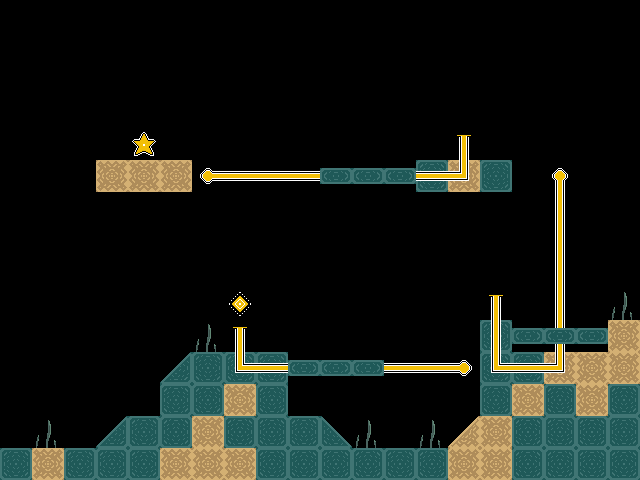

A level layout from a 2D game, rendered from its tile map. Below: a short description, then the map file with its tile-grid data intact:
An orthogonal 20x15 tile map with 32x32 px tiles, 8 tile layers (Background, Ground, Platform, Walls, ...).

<map version="1.10" tiledversion="1.11.0" orientation="orthogonal" renderorder="right-down" width="20" height="15" tilewidth="32" tileheight="32" infinite="0" nextlayerid="11" nextobjectid="1">
 <tileset firstgid="1" source="../Tilesets/stargame_tilesets-Sheet.tsx" />
 <layer id="10" name="Background" width="20" height="15">
  <data encoding="csv">
0,0,0,0,0,0,0,0,0,0,0,0,0,0,0,0,0,0,0,0,
0,0,0,0,0,0,0,0,0,0,0,0,0,0,0,0,0,0,0,0,
0,0,0,0,0,0,0,0,0,0,0,0,0,0,0,0,0,0,0,0,
0,0,0,0,0,0,0,0,0,0,0,0,0,0,0,0,0,0,0,0,
0,0,0,0,0,0,0,0,0,0,0,0,0,0,0,0,0,0,0,0,
0,0,0,0,0,0,0,0,0,0,0,0,0,0,0,0,0,0,0,0,
0,0,0,0,0,0,0,0,0,0,0,0,0,0,0,0,0,0,0,0,
0,0,0,0,0,0,0,0,0,0,0,0,0,0,0,0,0,0,0,0,
0,0,0,0,0,0,0,0,0,0,0,0,0,0,0,0,0,0,0,0,
0,0,0,0,0,0,0,0,0,0,0,0,0,0,0,0,0,0,0,21,
0,0,0,0,0,0,21,0,0,0,0,0,0,0,0,0,0,0,0,0,
0,0,0,0,0,0,0,0,0,0,0,0,0,0,0,0,0,0,0,0,
0,0,0,0,0,0,0,0,0,0,0,0,0,0,0,0,0,0,0,0,
0,21,0,0,0,0,0,0,0,0,0,21,0,21,0,0,0,0,0,0,
0,0,0,0,0,0,0,0,0,0,0,0,0,0,0,0,0,0,0,0
</data>
 </layer>
 <layer id="2" name="Ground" width="20" height="15">
  <data encoding="csv">
0,0,0,0,0,0,0,0,0,0,0,0,0,0,0,0,0,0,0,0,
0,0,0,0,0,0,0,0,0,0,0,0,0,0,0,0,0,0,0,0,
0,0,0,0,0,0,0,0,0,0,0,0,0,0,0,0,0,0,0,0,
0,0,0,0,0,0,0,0,0,0,0,0,0,0,0,0,0,0,0,0,
0,0,0,0,0,0,0,0,0,0,0,0,0,0,0,0,0,0,0,0,
0,0,0,9,9,9,0,0,0,0,0,0,0,10,9,10,0,0,0,0,
0,0,0,0,0,0,0,0,0,0,0,0,0,0,0,0,0,0,0,0,
0,0,0,0,0,0,0,0,0,0,0,0,0,0,0,0,0,0,0,0,
0,0,0,0,0,0,0,0,0,0,0,0,0,0,0,0,0,0,0,0,
0,0,0,0,0,0,0,0,0,0,0,0,0,0,0,0,0,0,0,0,
0,0,0,0,0,0,0,0,0,0,0,0,0,0,0,10,0,0,0,9,
0,0,0,0,0,1610612741,10,10,10,0,0,0,0,0,0,10,10,9,9,9,
0,0,0,0,0,10,10,9,10,0,0,0,0,0,0,10,9,10,9,10,
0,0,0,1610612741,10,10,9,10,10,10,5,0,0,0,1610612740,9,10,10,10,10,
10,9,10,10,10,9,9,9,10,10,10,10,10,10,9,9,10,10,10,10
</data>
 </layer>
 <layer id="3" name="Platform" width="20" height="15">
  <data encoding="csv">
0,0,0,0,0,0,0,0,0,0,0,0,0,0,0,0,0,0,0,0,
0,0,0,0,0,0,0,0,0,0,0,0,0,0,0,0,0,0,0,0,
0,0,0,0,0,0,0,0,0,0,0,0,0,0,0,0,0,0,0,0,
0,0,0,0,0,0,0,0,0,0,0,0,0,0,0,0,0,0,0,0,
0,0,0,0,0,0,0,0,0,0,0,0,0,0,0,0,0,0,0,0,
0,0,0,0,0,0,0,0,0,0,0,0,0,0,0,0,0,0,0,0,
0,0,0,0,0,0,0,0,0,0,0,0,0,0,0,0,0,0,0,0,
0,0,0,0,0,0,0,0,0,0,0,0,0,0,0,0,0,0,0,0,
0,0,0,0,0,0,0,0,0,0,0,0,0,0,0,0,0,0,0,0,
0,0,0,0,0,0,0,0,0,0,0,0,0,0,0,0,0,0,0,0,
0,0,0,0,0,0,0,0,0,0,0,0,0,0,0,0,0,0,0,0,
0,0,0,0,0,0,0,0,0,0,0,0,0,0,0,0,0,0,0,0,
0,0,0,0,0,0,0,0,0,0,0,0,0,0,0,0,0,0,0,0,
0,0,0,0,0,0,0,0,0,0,0,0,0,0,0,0,0,0,0,0,
0,0,0,0,0,0,0,0,0,0,0,0,0,0,0,0,0,0,0,0
</data>
 </layer>
 <layer id="4" name="Walls" width="20" height="15">
  <data encoding="csv">
0,0,0,0,0,0,0,0,0,0,0,0,0,0,0,0,0,0,0,0,
0,0,0,0,0,0,0,0,0,0,0,0,0,0,0,0,0,0,0,0,
0,0,0,0,0,0,0,0,0,0,0,0,0,0,0,0,0,0,0,0,
0,0,0,0,0,0,0,0,0,0,0,0,0,0,0,0,0,0,0,0,
0,0,0,0,0,0,0,0,0,0,0,0,0,0,0,0,0,0,0,0,
0,0,0,0,0,0,0,0,0,0,0,0,0,0,0,0,0,0,0,0,
0,0,0,0,0,0,0,0,0,0,0,0,0,0,0,0,0,0,0,0,
0,0,0,0,0,0,0,0,0,0,0,0,0,0,0,0,0,0,0,0,
0,0,0,0,0,0,0,0,0,0,0,0,0,0,0,0,0,0,0,0,
0,0,0,0,0,0,0,0,0,0,0,0,0,0,0,0,0,0,0,0,
0,0,0,0,0,0,0,0,0,0,0,0,0,0,0,0,0,0,0,0,
0,0,0,0,0,0,0,0,0,0,0,0,0,0,0,0,0,0,0,0,
0,0,0,0,0,0,0,0,0,0,0,0,0,0,0,0,0,0,0,0,
0,0,0,0,0,0,0,0,0,0,0,0,0,0,0,0,0,0,0,0,
0,0,0,0,0,0,0,0,0,0,0,0,0,0,0,0,0,0,0,0
</data>
 </layer>
 <layer id="5" name="Wire1" width="20" height="15">
  <data encoding="csv">
0,0,0,0,0,0,0,0,0,0,0,0,0,0,0,0,0,0,0,0,
0,0,0,0,0,0,0,0,0,0,0,0,0,0,0,0,0,0,0,0,
0,0,0,0,0,0,0,0,0,0,0,0,0,0,0,0,0,0,0,0,
0,0,0,0,0,0,0,0,0,0,0,0,0,0,0,0,0,0,0,0,
0,0,0,0,0,0,0,0,0,0,0,0,0,0,0,0,0,0,0,0,
0,0,0,0,0,0,1610612752,1610612753,1610612753,1610612753,1610612753,1610612753,1610612753,1610612753,3221225491,0,0,16,0,0,
0,0,0,0,0,0,0,0,0,0,0,0,0,0,0,0,0,17,0,0,
0,0,0,0,0,0,0,0,0,0,0,0,0,0,0,0,0,17,0,0,
0,0,0,0,0,0,0,0,0,0,0,0,0,0,0,0,0,17,0,0,
0,0,0,0,0,0,0,0,0,0,0,0,0,0,0,0,0,17,0,0,
0,0,0,0,0,0,0,0,0,0,0,0,0,0,0,17,0,17,0,0,
0,0,0,0,0,0,0,1610612755,1610612753,1610612753,1610612753,1610612753,1610612753,1610612753,2684354576,1610612755,1610612753,3221225491,0,0,
0,0,0,0,0,0,0,0,0,0,0,0,0,0,0,0,0,0,0,0,
0,0,0,0,0,0,0,0,0,0,0,0,0,0,0,0,0,0,0,0,
0,0,0,0,0,0,0,0,0,0,0,0,0,0,0,0,0,0,0,0
</data>
 </layer>
 <layer id="6" name="Foreground" width="20" height="15">
  <data encoding="csv">
0,0,0,0,0,0,0,0,0,0,0,0,0,0,0,0,0,0,0,0,
0,0,0,0,0,0,0,0,0,0,0,0,0,0,0,0,0,0,0,0,
0,0,0,0,0,0,0,0,0,0,0,0,0,0,0,0,0,0,0,0,
0,0,0,0,0,0,0,0,0,0,0,0,0,0,0,0,0,0,0,0,
0,0,0,0,0,0,0,0,0,0,0,0,0,0,0,0,0,0,0,0,
0,0,0,0,0,0,0,0,0,0,0,0,0,0,0,0,0,0,0,0,
0,0,0,0,0,0,0,0,0,0,0,0,0,0,0,0,0,0,0,0,
0,0,0,0,0,0,0,0,0,0,0,0,0,0,0,0,0,0,0,0,
0,0,0,0,0,0,0,0,0,0,0,0,0,0,0,0,0,0,0,0,
0,0,0,0,0,0,0,0,0,0,0,0,0,0,0,0,0,0,0,0,
0,0,0,0,0,0,0,0,0,0,0,0,0,0,0,0,0,0,0,0,
0,0,0,0,0,0,0,0,0,0,0,0,0,0,0,0,0,0,0,0,
0,0,0,0,0,0,0,0,0,0,0,0,0,0,0,0,0,0,0,0,
0,0,0,0,0,0,0,0,0,0,0,0,0,0,0,0,0,0,0,0,
0,0,0,0,0,0,0,0,0,0,0,0,0,0,0,0,0,0,0,0
</data>
 </layer>
 <layer id="7" name="Stairs" width="20" height="15">
  <data encoding="csv">
0,0,0,0,0,0,0,0,0,0,0,0,0,0,0,0,0,0,0,0,
0,0,0,0,0,0,0,0,0,0,0,0,0,0,0,0,0,0,0,0,
0,0,0,0,0,0,0,0,0,0,0,0,0,0,0,0,0,0,0,0,
0,0,0,0,0,0,0,0,0,0,0,0,0,0,0,0,0,0,0,0,
0,0,0,0,0,0,0,0,0,0,0,0,0,0,0,0,0,0,0,0,
0,0,0,0,0,0,0,0,0,0,0,0,0,0,0,0,0,0,0,0,
0,0,0,0,0,0,0,0,0,0,0,0,0,0,0,0,0,0,0,0,
0,0,0,0,0,0,0,0,0,0,0,0,0,0,0,0,0,0,0,0,
0,0,0,0,0,0,0,0,0,0,0,0,0,0,0,0,0,0,0,0,
0,0,0,0,0,0,0,0,0,0,0,0,0,0,0,0,0,0,0,0,
0,0,0,0,0,0,0,0,0,0,0,0,0,0,0,0,0,0,0,0,
0,0,0,0,0,0,0,0,0,0,0,0,0,0,0,0,0,0,0,0,
0,0,0,0,0,0,0,0,0,0,0,0,0,0,0,0,0,0,0,0,
0,0,0,0,0,0,0,0,0,0,0,0,0,0,0,0,0,0,0,0,
0,0,0,0,0,0,0,0,0,0,0,0,0,0,0,0,0,0,0,0
</data>
 </layer>
 <layer id="8" name="Objects" width="20" height="15">
  <data encoding="csv">
0,0,0,0,0,0,0,0,0,0,0,0,0,0,0,0,0,0,0,0,
0,0,0,0,0,0,0,0,0,0,0,0,0,0,0,0,0,0,0,0,
0,0,0,0,0,0,0,0,0,0,0,0,0,0,0,0,0,0,0,0,
0,0,0,0,0,0,0,0,0,0,0,0,0,0,0,0,0,0,0,0,
0,0,0,0,33,0,0,0,0,0,0,0,0,0,42,0,0,0,0,0,
0,0,0,0,0,0,0,0,0,0,15,15,15,0,0,0,0,0,0,0,
0,0,0,0,0,0,0,0,0,0,0,0,0,0,0,0,0,0,0,0,
0,0,0,0,0,0,0,0,0,0,0,0,0,0,0,0,0,0,0,0,
0,0,0,0,0,0,0,0,0,0,0,0,0,0,0,0,0,0,0,0,
0,0,0,0,0,0,0,29,0,0,0,0,0,0,0,42,0,0,0,0,
0,0,0,0,0,0,0,42,0,0,0,0,0,0,0,0,15,15,15,0,
0,0,0,0,0,0,0,0,0,3221225487,3221225487,3221225487,0,0,0,0,0,0,0,0,
0,0,0,0,0,0,0,0,0,0,0,0,0,0,0,0,0,0,0,0,
0,0,0,0,0,0,0,0,0,0,0,0,0,0,0,0,0,0,0,0,
0,0,0,0,0,0,0,0,0,0,0,0,0,0,0,0,0,0,0,0
</data>
 </layer>
</map>
